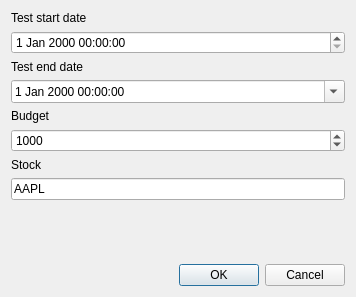
<?xml version="1.0" encoding="UTF-8"?>
<ui version="4.0">
 <class>Dialog</class>
 <widget class="QDialog" name="Dialog">
  <property name="geometry">
   <rect>
    <x>0</x>
    <y>0</y>
    <width>356</width>
    <height>297</height>
   </rect>
  </property>
  <property name="windowTitle">
   <string>Dialog</string>
  </property>
  <layout class="QVBoxLayout" name="verticalLayout">
   <item>
    <widget class="QLabel" name="label">
     <property name="text">
      <string>Test start date</string>
     </property>
    </widget>
   </item>
   <item>
    <widget class="QDateTimeEdit" name="dateTimeEdit_Start"/>
   </item>
   <item>
    <widget class="QLabel" name="label_2">
     <property name="text">
      <string>Test end date</string>
     </property>
    </widget>
   </item>
   <item>
    <widget class="QDateTimeEdit" name="dateTimeEdit_End">
     <property name="calendarPopup">
      <bool>true</bool>
     </property>
    </widget>
   </item>
   <item>
    <widget class="QLabel" name="label_3">
     <property name="text">
      <string>Budget</string>
     </property>
    </widget>
   </item>
   <item>
    <widget class="QSpinBox" name="spinBox_Budget">
     <property name="maximum">
      <number>9999999</number>
     </property>
     <property name="value">
      <number>1000</number>
     </property>
    </widget>
   </item>
   <item>
    <widget class="QLabel" name="label_4">
     <property name="text">
      <string>Stock</string>
     </property>
    </widget>
   </item>
   <item>
    <widget class="QLineEdit" name="lineEdit_Stock">
     <property name="text">
      <string>AAPL</string>
     </property>
    </widget>
   </item>
   <item>
    <spacer name="verticalSpacer">
     <property name="orientation">
      <enum>Qt::Vertical</enum>
     </property>
     <property name="sizeHint" stdset="0">
      <size>
       <width>20</width>
       <height>40</height>
      </size>
     </property>
    </spacer>
   </item>
   <item>
    <widget class="QDialogButtonBox" name="buttonBox">
     <property name="orientation">
      <enum>Qt::Horizontal</enum>
     </property>
     <property name="standardButtons">
      <set>QDialogButtonBox::Cancel|QDialogButtonBox::Ok</set>
     </property>
    </widget>
   </item>
  </layout>
 </widget>
 <resources/>
 <connections>
  <connection>
   <sender>buttonBox</sender>
   <signal>accepted()</signal>
   <receiver>Dialog</receiver>
   <slot>accept()</slot>
   <hints>
    <hint type="sourcelabel">
     <x>248</x>
     <y>254</y>
    </hint>
    <hint type="destinationlabel">
     <x>157</x>
     <y>274</y>
    </hint>
   </hints>
  </connection>
  <connection>
   <sender>buttonBox</sender>
   <signal>rejected()</signal>
   <receiver>Dialog</receiver>
   <slot>reject()</slot>
   <hints>
    <hint type="sourcelabel">
     <x>316</x>
     <y>260</y>
    </hint>
    <hint type="destinationlabel">
     <x>286</x>
     <y>274</y>
    </hint>
   </hints>
  </connection>
 </connections>
</ui>
